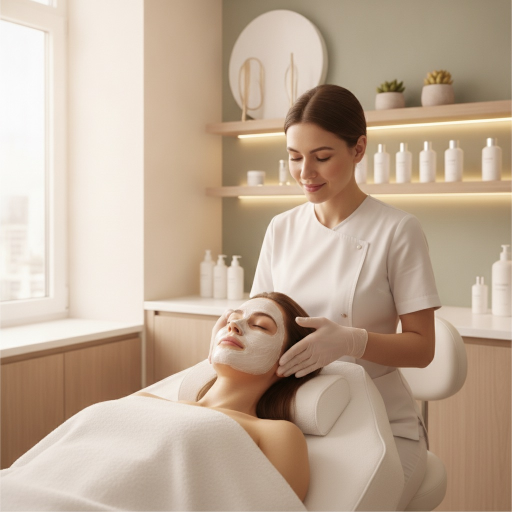
#> input picture sara-influencer/set/ig/ig3.jpg, 1024 x 1024 px, found by its file name (shown at 1/2 size)
$ python make_step5wa.py
#> lines starting #> are read from the running program, lines starting #| are printed output that depends on the picture; after the words box and inside, x2 and y2 are one past the last pixel; in counts of white or black regions, pixels touching at a corner belong together
#!/usr/bin/env python3
# Estados acumulativos de un chat WhatsApp (9:16) para el PASO 5 del pipeline:
# el paciente reacciona a un reel y agenda con Sara. Paciente=derecha/verde, Sara=izq/blanco.
from PIL import Image, ImageDraw, ImageFont
import os
D=os.path.expanduser('~/Desktop/sara-persona/reel/')
AV=os.path.expanduser('~/Desktop/sara-persona/existing/sara-thumb.png')
REEL=os.path.expanduser('~/Desktop/sara-persona/set/ig/ig3.jpg')
BOLD='/System/Library/Fonts/Supplemental/Arial Bold.ttf'
REG ='/System/Library/Fonts/Supplemental/Arial.ttf'
UNI ='/System/Library/Fonts/Supplemental/Arial Unicode.ttf'
W,H=1080,1920
HEADER=(18,140,126); WALL=(236,229,221)
INB=(255,255,255); OUTB=(220,248,198)
TXT=(20,20,20); GREY=(120,120,120); BLUE=(52,183,241)
f_name=ImageFont.truetype(BOLD,40); f_on=ImageFont.truetype(REG,28)
f_msg=ImageFont.truetype(REG,38); f_time=ImageFont.truetype(REG,24); f_chk=ImageFont.truetype(UNI,26)
HH=170; IB=120; PAD=24; MAXW=620; GAP=22

# (side, type, text, time)
MSGS=[
 ('out','reel','¡Me encantó este reel!','23:12'),
 ('out','text','¿Tienen cita esta semana?','23:12'),
 ('in','text','¡Hola! Claro. ¿Te agendo el jueves a las 4?','23:12'),
 ('out','text','¡Sí, porfa!','23:13'),
 ('in','text','¡Listo! Cita confirmada. Te mando el recordatorio.','23:13'),
]

def wrap(d,text,fnt,maxw):
    out=[]; cur=''
    for w in text.split():
        t=(cur+' '+w).strip()
        if d.textlength(t,font=fnt)<=maxw: cur=t
        else: out.append(cur); cur=w
    if cur: out.append(cur)
    return out

RW,RH=300,380  # reel media
def measure(d,typ,text):
    if typ=='reel':
        lines=wrap(d,text,f_msg,RW-8)
        lh=f_msg.getbbox('Ay')[3]+8
        bw=RW+PAD*2; bh=RH+lh*len(lines)+PAD*2+30
        return lines,lh,bw,bh
    lines=wrap(d,text,f_msg,MAXW)
    lh=f_msg.getbbox('Ay')[3]+12
    tw=max(d.textlength(l,font=f_msg) for l in lines)
    bw=int(tw)+PAD*2; bh=lh*len(lines)+PAD*2+16
    return lines,lh,bw,bh

def crop(im,w,h):
    r=im.resize((w,int(im.height*w/im.width)))
    if r.height<h: r=im.resize((int(im.width*h/im.height),h))
    return r.crop(((r.width-w)//2,(r.height-h)//2,(r.width-w)//2+w,(r.height-h)//2+h))

def header(img,d):
    d.rectangle([0,0,W,HH],fill=HEADER)
    d.line([(40,HH//2),(72,HH//2-22)],fill='white',width=6)
    d.line([(40,HH//2),(72,HH//2+22)],fill='white',width=6)
    av=Image.open(AV).convert('RGB'); s=min(av.size)
    av=av.crop(((av.width-s)//2,0,(av.width-s)//2+s,s)).resize((100,100))
    m=Image.new('L',(100,100),0); ImageDraw.Draw(m).ellipse([0,0,100,100],fill=255)
    img.paste(av,(96,(HH-100)//2),m)
    d.text((216,50),'Sara',font=f_name,fill='white')
    d.text((216,100),'En línea',font=f_on,fill=(210,235,230))

def render(n,name):
#> called with n = 1, name = 'ws1.png'
    img=Image.new('RGB',(W,H),WALL); d=ImageDraw.Draw(img)
#> after `img = Image.new('RGB', (W, H), WALL)`:
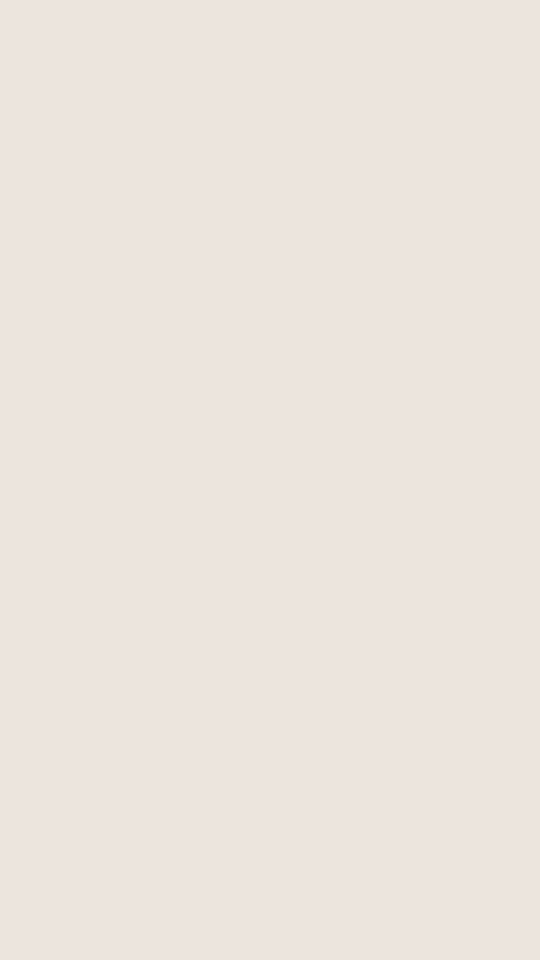
#> img: PIL image 1080x1920 RGB (shown at 1/2 size); mean R, G, B 236, 229, 221
    y=HH+40
    for side,typ,text,tm in MSGS[:n]:
        lines,lh,bw,bh=measure(d,typ,text)
#> lines = ['¡Me encantó', 'este reel!']; lh = 52; bw = 348; bh = 562
        x0=(W-40-bw) if side=='out' else 40
#> x0 = 692
        col=OUTB if side=='out' else INB
        d.rounded_rectangle([x0,y,x0+bw,y+bh],radius=26,fill=col)
        if typ=='reel':
            th=crop(Image.open(REEL).convert('RGB'),RW,RH)
#> in crop, `return r.crop(((r.width-w)//2,(r.height-h)//2,(r.width-w)//2+w,(r.heig..`:
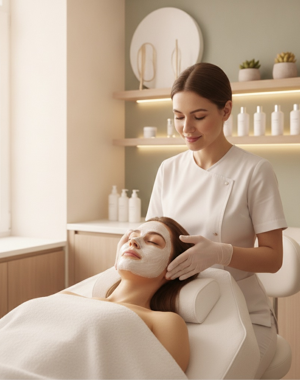
#> returned value: PIL image 300x380 RGB; mean R, G, B 190, 168.5, 148.2
            m=Image.new('L',(RW,RH),0); ImageDraw.Draw(m).rounded_rectangle([0,0,RW,RH],radius=18,fill=255)
#> after `m = Image.new('L', (RW, RH), 0)`: m: PIL image 300x380 L; every value is 0
#> after `ImageDraw.Draw(m).rounded_rectangle([0, 0, RW, RH], radius=18, fill=25`:
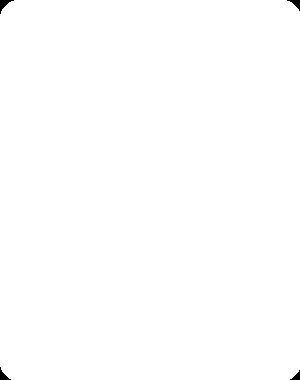
#> m: PIL image 300x380 L; 99.8% white; 4 black regions, box (x1, y1, x2, y2) and area: (0, 0, 14, 14) 74, (287, 0, 300, 11) 60, (0, 367, 11, 380) 60, (290, 370, 300, 380) 47
            img.paste(th,(x0+PAD,y+PAD),m)
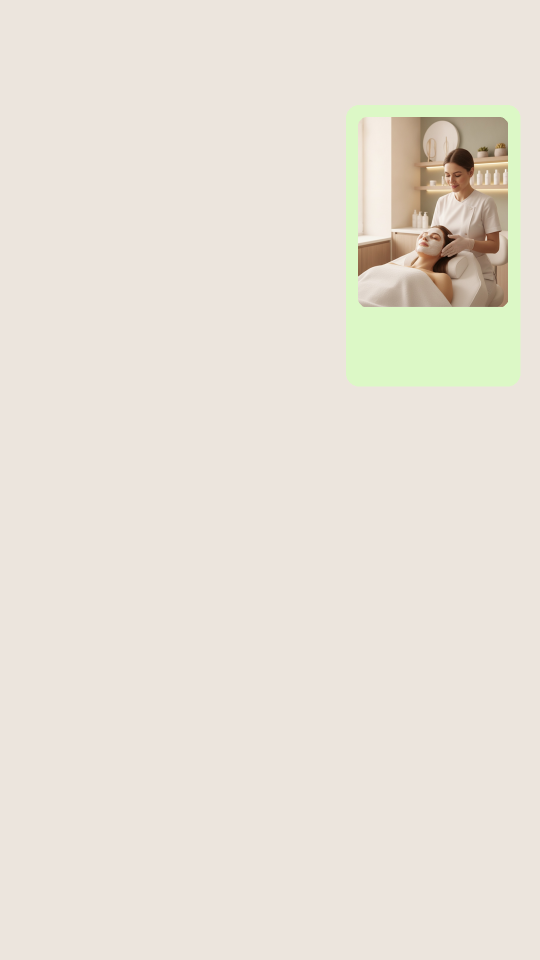
#> img: PIL image 1080x1920 RGB (shown at 1/2 size); mean R, G, B 232.8, 226.4, 216.1
            # play + badge
            pcx,pcy=x0+PAD+RW//2,y+PAD+RH//2
#> pcx = 866; pcy = 424
            d.ellipse([pcx-34,pcy-34,pcx+34,pcy+34],fill=(255,255,255))
            d.polygon([(pcx-10,pcy-16),(pcx-10,pcy+16),(pcx+18,pcy)],fill=(30,30,30))
            d.rounded_rectangle([x0+PAD+12,y+PAD+12,x0+PAD+12+92,y+PAD+12+36],16,(0,0,0)); d.text((x0+PAD+26,y+PAD+16),'Reel',font=ImageFont.truetype(BOLD,24),fill='white')
            ty=y+PAD+RH+14
            for l in lines: d.text((x0+PAD,ty),l,font=f_msg,fill=TXT); ty+=lh
#> this loop made 2 passes
#> (l, ty) on passes 1 to 2: ('¡Me encantó', 680), ('este reel!', 732)
#> after the loop, ty = 732
        else:
            ty=y+PAD
            for l in lines: d.text((x0+PAD,ty),l,font=f_msg,fill=TXT); ty+=lh
        tx=x0+bw-PAD-d.textlength(tm,font=f_time)-(40 if side=='out' else 0)
#> tx = 906.8
        d.text((tx,y+bh-36),tm,font=f_time,fill=GREY)
        if side=='out': d.text((x0+bw-PAD-34,y+bh-40),'✓✓',font=f_chk,fill=BLUE)
        y+=bh+GAP
#> y = 794
    header(img,d)
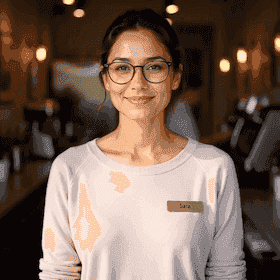
#> input picture sara-influencer/existing/sara-thumb.png, 280 x 280 px, found by its file name
#> in header, av is the input picture: PIL image 280x280 RGB; mean R, G, B 118.8, 96.6, 84
#> in header, `m = Image.new('L', (100, 100), 0)`: m: PIL image 100x100 L; every value is 0
#> in header, `ImageDraw.Draw(m).ellipse([0, 0, 100, 100], fill=255)`:
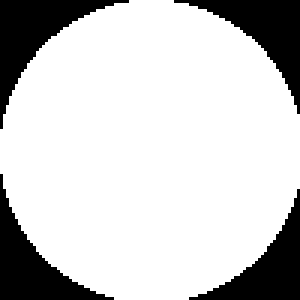
#> m: PIL image 100x100 L (shown 3 times larger); 79.8% white; 4 black regions, box (x1, y1, x2, y2) and area: (0, 0, 43, 43) 549, (58, 0, 100, 38) 506, (0, 58, 38, 100) 506, (63, 63, 100, 100) 464
    d.rectangle([0,H-IB,W,H],fill=(240,240,240))
    d.rounded_rectangle([30,H-IB+22,W-150,H-22],radius=40,fill='white')
    d.text((60,H-IB+40),'Mensaje',font=f_msg,fill=(170,170,170))
    d.ellipse([W-130,H-IB+20,W-30,H-20],fill=HEADER)
    img.save(D+name); print('OK',name)
#> after `img.save(D + name)`:
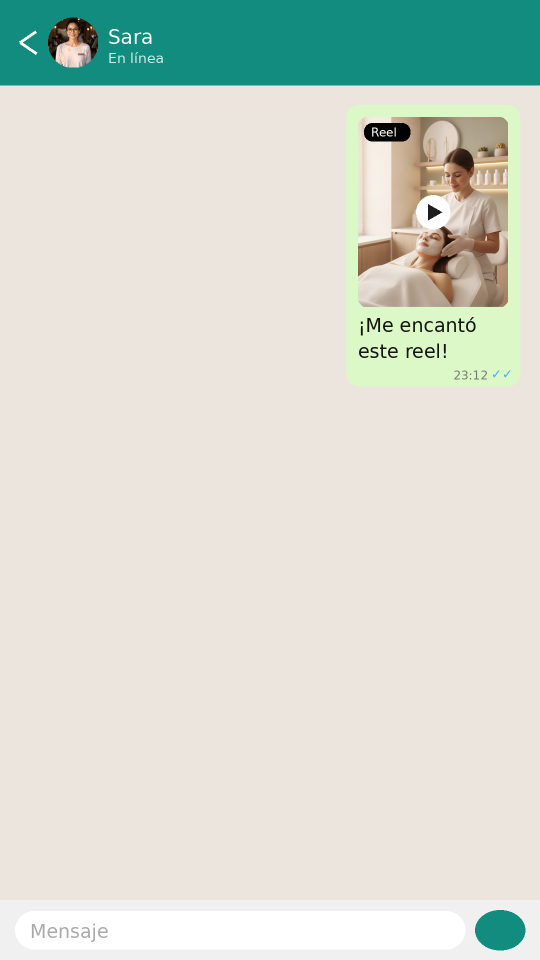
#> saved as ws1.png: PIL image 1080x1920 RGB (shown at 1/2 size); mean R, G, B 213.5, 218.7, 208.5
#| OK ws1.png

for i in range(1,len(MSGS)+1): render(i,f'ws{i}.png')
print('N',len(MSGS))
